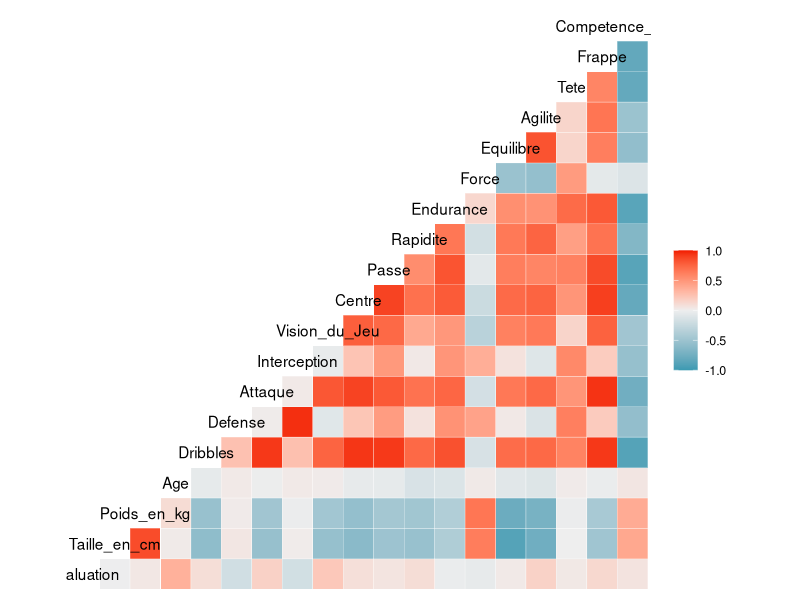
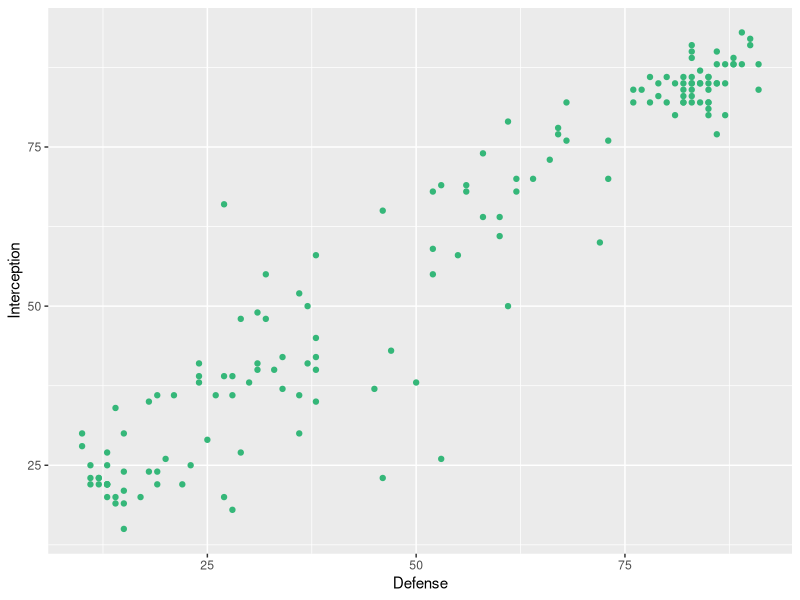
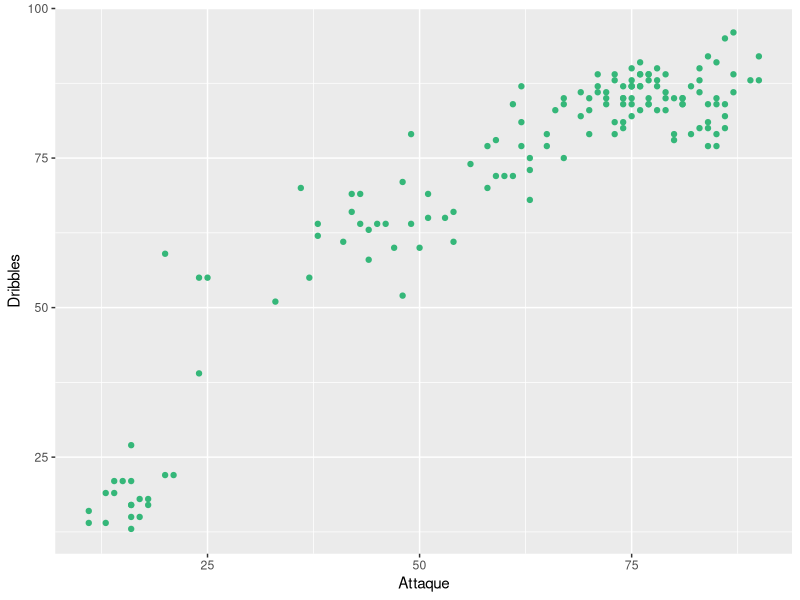
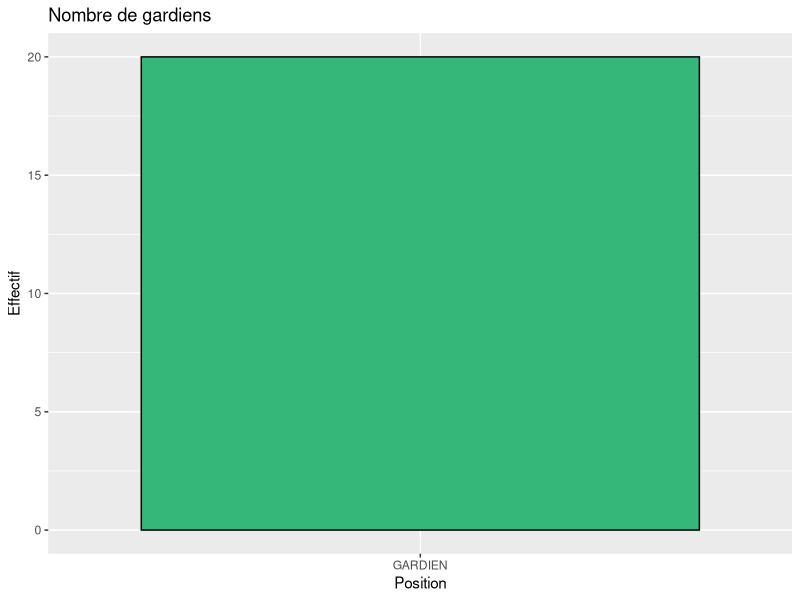
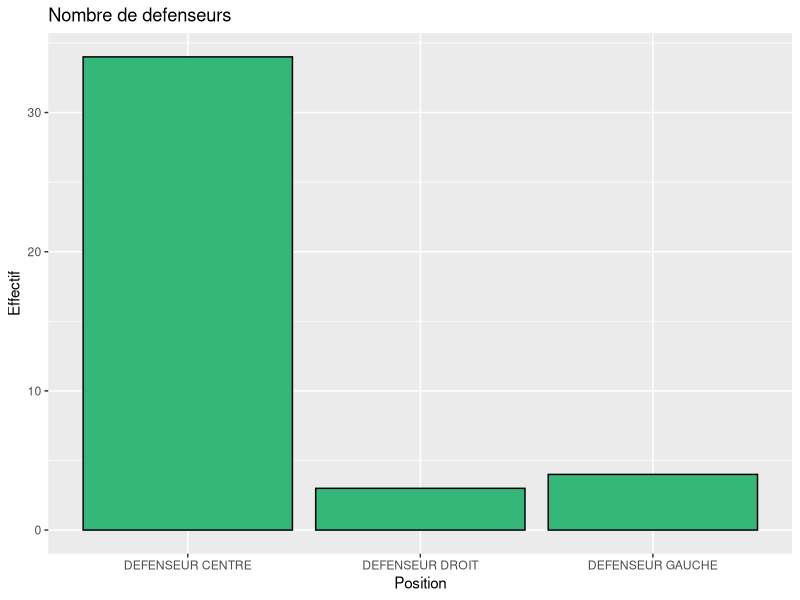
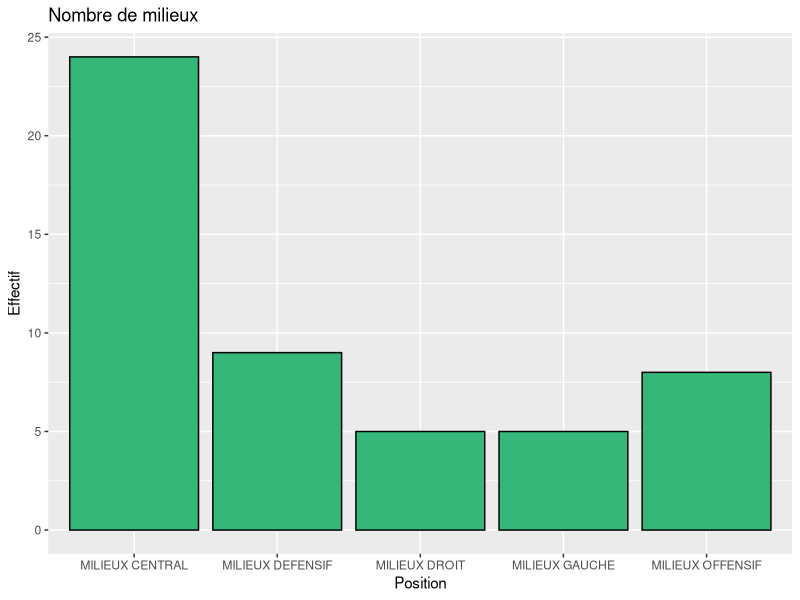
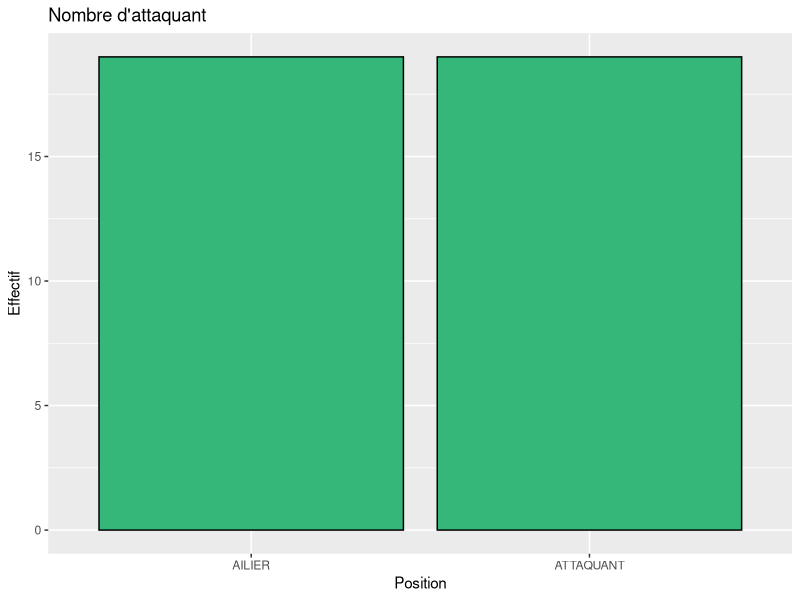
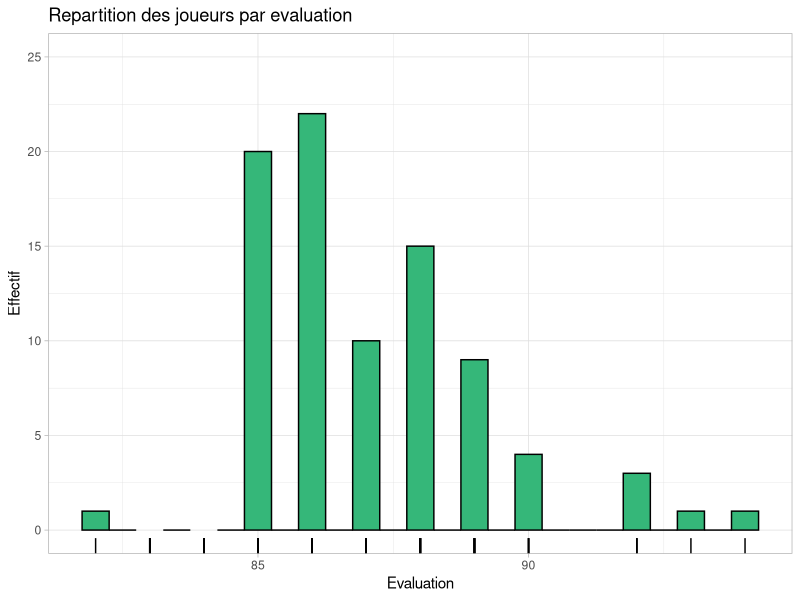

The R script that drew these images, in order:
## ---- chunk 1
#knitr::opts_chunk$set(echo = TRUE)
library(dplyr)
library(tidyverse)
library(lattice)
library(car)
library(viridis)
library(GGally)

setwd("/Users/walterroaserrano/Desktop/UniversiteChampagneArdenne/visualisationDonnees/projetVD/Presentation_MarkDown")
data.Football <- read.csv2("data_football.csv", sep = ",")
data.Football$Nom <- as.character(str_to_upper(data.Football$Nom))
data.Football$Pied_Faible <- as.character(str_to_upper(data.Football$Pied_Faible))
data.Football$Pied_Faible <- as.factor(str_to_upper(data.Football$Pied_Faible))
data.Football <- as.tibble(data.Football)
GARDIEN <- filter(data.Football,Position == "GARDIEN")
DEFENSEUR <- filter(data.Football,Position == c("DEFENSEUR GAUCHE") | Position == c("DEFENSEUR DROIT") |Position == c("DEFENSEUR CENTRE"))
MILIEUX <- filter(data.Football,Position == c("MILIEUX OFFENSIF") | Position == c("MILIEUX GAUCHE") |Position == c("MILIEUX DROIT") | Position == c("MILIEUX CENTRAL") | Position == c("MILIEUX DEFENSIF"))
ATTAQUANT <- filter(data.Football,Position == c("AILIER") | Position == c("ATTAQUANT"))
## ---- chunk 2
head(x = data.Football[,1:4],10)
## ---- chunk 3
str(data.Football)
summary(data.Football)
## ---- chunk 4
colnames(data.Football)
ggcorr(data.Football)
## ---- chunk 5
ggplot(data.Football) + 
  geom_point(aes(x = Defense, y = Interception),color ="#35b779")
## ---- chunk 6
ggplot(data.Football) + 
  geom_point(aes(x = Attaque, y = Dribbles),color ="#35b779")
## ---- chunk 7
GARDIEN
ggplot(GARDIEN) + geom_bar(aes(x = Position),fill ="#35b779", colour = "black") + 
  scale_x_discrete("Position") +
  labs(x = "Position", y = "Effectif", title = "Nombre de gardiens") +
  theme_gray()
## ---- chunk 8
DEFENSEUR
ggplot(DEFENSEUR) + geom_bar(aes(x = Position),fill ="#35b779", colour = "black") + 
  scale_x_discrete("Position") +
  labs(x = "Position", y = "Effectif", title = "Nombre de defenseurs") +
  theme_gray()
## ---- chunk 9
MILIEUX
ggplot(MILIEUX) + geom_bar(aes(x = Position),fill ="#35b779", colour = "black") + 
  scale_x_discrete("Position") +
  labs(x = "Position", y = "Effectif", title = "Nombre de milieux") +
  theme_gray()
## ---- chunk 10
ATTAQUANT
ggplot(ATTAQUANT) + geom_bar(aes(x = Position),fill ="#35b779", colour = "black") + 
  scale_x_discrete("Position") +
  labs(x = "Position", y = "Effectif", title = "Nombre d'attaquant") +
  theme_gray()
## ---- chunk 11
ggplot(data.Football) +
  aes(x = Evaluation) +
  geom_histogram(fill ="#35b779", colour = "black",binwidth = .5) + 
  geom_rug() +
  ggtitle("Repartition des joueurs par evaluation") +
  xlab("Evaluation") +
  ylab("Effectif") +
  theme_light() +
  scale_y_continuous(limits = c(0,25))

ggplot(data = data.Football) + 
  geom_histogram(aes(x = Evaluation),binwidth=.5,fill ="#35b779", colour = "black") + 
  facet_wrap(~Position)
## ---- chunk 12
ggplot(data.Football) +
  aes(x = Age) +
  geom_histogram(fill ="#35b779", colour = "black",binwidth = .5) + 
  geom_rug() +
  ggtitle("Repartition des joueurs par evaluation") +
  xlab("Age") +
  ylab("Effectif") +
  scale_y_continuous(limits = c(0,25))
## ---- chunk 13
ggplot(data.Football) + 
  geom_boxplot(aes(x = Evaluation, y = Age), fill = "#35b779", color = "black")
## ---- chunk 14
ggplot(data.Football) + 
  geom_point(aes(x = Age, y = Evaluation), 
            color = "#35b779", size = 2)
## ---- chunk 15
ggplot(GARDIEN) + 
  geom_point(aes(x = Age, y = Evaluation), 
            color = "#35b779", size = 2)
ggplot(GARDIEN) + 
  geom_text(aes(x = Age, y = Evaluation, label = Nom), 
            color = "#35b779", size = 2)
## ---- chunk 16
ggplot(DEFENSEUR) + 
  geom_point(aes(x = Age, y = Evaluation), 
            color = "#35b779", size = 2)
ggplot(DEFENSEUR) + 
  geom_text(aes(x = Age, y = Evaluation, label = Nom), 
            color = "#35b779", size = 2)
## ---- chunk 17
ggplot(MILIEUX) + 
  geom_point(aes(x = Age, y = Evaluation), 
            color = "#35b779", size = 2)
ggplot(MILIEUX) + 
  geom_text(aes(x = Age, y = Evaluation, label = Nom), 
            color = "#35b779", size = 2)
## ---- chunk 18
ggplot(ATTAQUANT) + 
  geom_point(aes(x = Age, y = Evaluation),
            color = "#35b779", size = 2)
ggplot(ATTAQUANT) + 
  geom_text(aes(x = Age, y = Evaluation, label = Nom), 
            color = "#35b779", size = 2)
## ---- chunk 19
# ggplot(data.Football) + 
#   geom_point(aes(x = Age, y = Evaluation,color = Pied_Fort),size = 2)

ggplot(data.Football) +
  geom_boxplot(aes(x = Pied_Fort, y = Evaluation)) + 
  geom_jitter(aes(x = Pied_Fort, y = Evaluation), col = "#35b779", alpha = 1)

Gaucher <- filter(data.Football,Pied_Fort == "GAUCHE")
Droitier <- filter(data.Football,Pied_Fort == "DROIT")

ggplot(data = data.Football, aes(x = Attaque, y = Evaluation)) + 
  geom_point(alpha = 0.2) + 
  geom_text(data = Gaucher, aes(label = Nom), color = "#35b779", size = 2)

ggplot(data = data.Football, aes(x = Attaque, y = Evaluation)) + 
  geom_point(alpha = 0.2) + 
  geom_text(data = Droitier, aes(label = Nom), color = "#35b779", size = 2)
## ---- chunk 20
filter(GARDIEN[c(1,4,8)],Pied_Fort == "GAUCHE")
filter(GARDIEN[c(1,4,8)],Pied_Fort == "DROIT")

ggplot(GARDIEN) +
  geom_boxplot(aes(x = Pied_Fort, y = Evaluation)) + 
  labs(x = "Pied fort", y = "Evaluation", title = "Gardiens") +
  geom_jitter(aes(x = Pied_Fort, y = Evaluation), col = "#35b779", alpha = 1) 

ggplot(data = GARDIEN, aes(x = Competence_Gardien, y = Evaluation)) + 
  geom_point(alpha = 0.2) + 
  labs(x = "Defense", y = "Evaluation", title = "Gardiens") +
  geom_text(data = filter(GARDIEN,Pied_Fort == "GAUCHE"), aes(label = Nom), color = "#35b779", size = 2)
ggplot(data = GARDIEN, aes(x = Competence_Gardien, y = Evaluation)) + 
  geom_point(alpha = 0.2) + 
  labs(x = "Defense", y = "Evaluation", title = "Gardiens") +
  geom_text(data = filter(GARDIEN,Pied_Fort == "DROIT"), aes(label = Nom), color = "#35b779", size = 2)

## ---- chunk 21
filter(DEFENSEUR[c(1,4,8)],Pied_Fort == "GAUCHE")
filter(DEFENSEUR[c(1,4,8)],Pied_Fort == "DROIT")

ggplot(DEFENSEUR) +
  geom_boxplot(aes(x = Pied_Fort, y = Evaluation)) + 
  labs(x = "Pied fort", y = "Evaluation", title = "Defenseurs") +
  geom_jitter(aes(x = Pied_Fort, y = Evaluation), col = "#35b779", alpha = 1) 

ggplot(data = DEFENSEUR, aes(x = Defense, y = Evaluation)) + 
  geom_point(alpha = 0.2) + 
  labs(x = "Defense", y = "Evaluation", title = "Defenseurs") +
  geom_text(data = filter(DEFENSEUR,Pied_Fort == "GAUCHE"), aes(label = Nom), color = "#35b779", size = 2)

## ---- chunk 22
filter(MILIEUX[c(1,4,8)],Pied_Fort == "GAUCHE")
filter(MILIEUX[c(1,4,8)],Pied_Fort == "DROIT")

ggplot(MILIEUX) +
  geom_boxplot(aes(x = Pied_Fort, y = Evaluation)) + 
  labs(x = "Pied fort", y = "Evaluation", title = "Milieux") +
  geom_jitter(aes(x = Pied_Fort, y = Evaluation), col = "#35b779", alpha = 1) 

ggplot(data = MILIEUX, aes(x = Passe, y = Evaluation)) + 
  geom_point(alpha = 0.2) + 
  labs(x = "Passe", y = "Evaluation", title = "Milieux") +
  geom_text(data = filter(MILIEUX,Pied_Fort == "GAUCHE"), aes(label = Nom), color = "#35b779", size = 2)
## ---- chunk 23
filter(ATTAQUANT[c(1,4,8)],Pied_Fort == "GAUCHE")
filter(ATTAQUANT[c(1,4,8)],Pied_Fort == "DROIT")

ggplot(ATTAQUANT) +
  geom_boxplot(aes(x = Pied_Fort, y = Evaluation)) + 
  labs(x = "Pied fort", y = "Evaluation", title = "Milieux") +
  geom_jitter(aes(x = Pied_Fort, y = Evaluation), col = "#35b779", alpha = 1) 

ggplot(data = ATTAQUANT, aes(x = Defense, y = Evaluation)) + 
  geom_point(alpha = 0.2) + 
  labs(x = "Defense", y = "Evaluation", title = "Milieux") +
  geom_text(data = filter(MILIEUX,Pied_Fort == "GAUCHE"), aes(label = Nom), color = "#35b779", size = 2)

